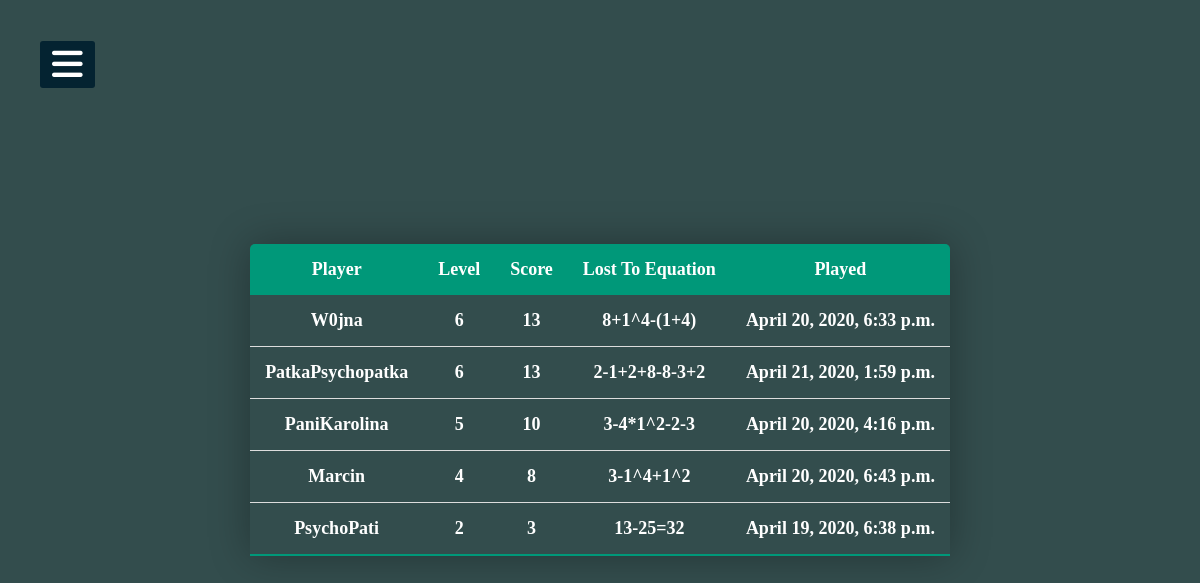
Before: /players with the older database file.
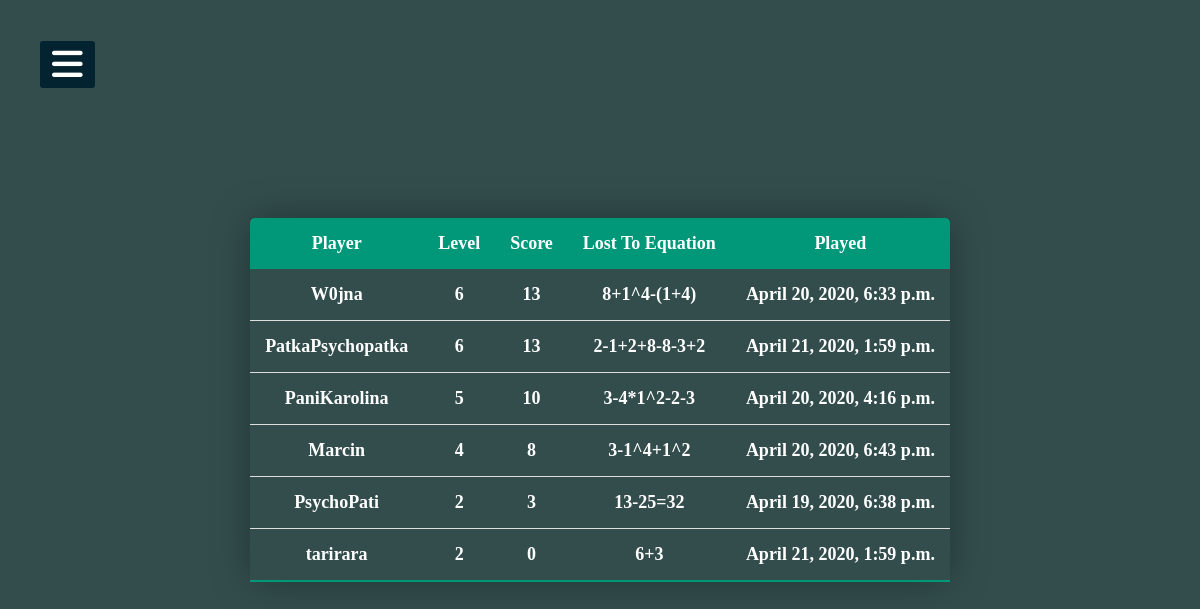
After: the same page with the newer database file.
### falling_equations/models.py (models this page shows, shortened)
class Game(models.Model):
    author = models.ForeignKey(User, on_delete=models.CASCADE)
    level = models.IntegerField()
    score = models.IntegerField()
    last_equation = models.CharField(max_length=63)
    date_played = models.DateTimeField(default=datetime.datetime.today())

### falling_equations/views.py (the view)
# urls.py: path('players', GamesView.as_view(), name='falling-equations-players'),
class GamesView(ListView):
    model = Game
    template_name = 'falling_equations/players.html'
    context_object_name = 'games'
    def get_queryset(self):
        data = []
        users = User.objects.all()
        for user in users:
            games = Game.objects.filter(author=user).order_by('-score')
            if games:
                data.append(games[0])
        data = sorted(data, key=operator.attrgetter("score"), reverse=True)
        if len(data) > 20:
            data = data[:20]
        return data

### falling_equations/templates/falling_equations/players.html
{% extends "falling_equations/layout.html" %}
{% load static %}
{% block css %}
<link rel="stylesheet" type="text/css" href="{% static 'falling_equations/CSS/style.css' %}">
{% endblock css %}
{% block content %}
<table id="playersTable">
    <thead>
        <tr>
            <th>Player</th>
            <th>Level</th>
            <th>Score</th>
            <th>Lost To Equation</th>
            <th>Played</th>
        </tr>
    </thead>
    <tbody>
    {% for record in games %}
        <tr>
            <td>{{ record.author.username }}</td>
            <td>{{ record.level }}</td>
            <td>{{ record.score }}</td>
            <td>{{ record.last_equation }}</td>
            <td>{{ record.date_played }}</td>
        </tr>
    {% endfor %}
    </tbody>
</table>
{% endblock content %}

Changed rows visible on the page:
added Game: author.username "tarirara", level "2", score "0", last_equation "6+3", date_played "April 21, 2020, 1:59 p.m."
